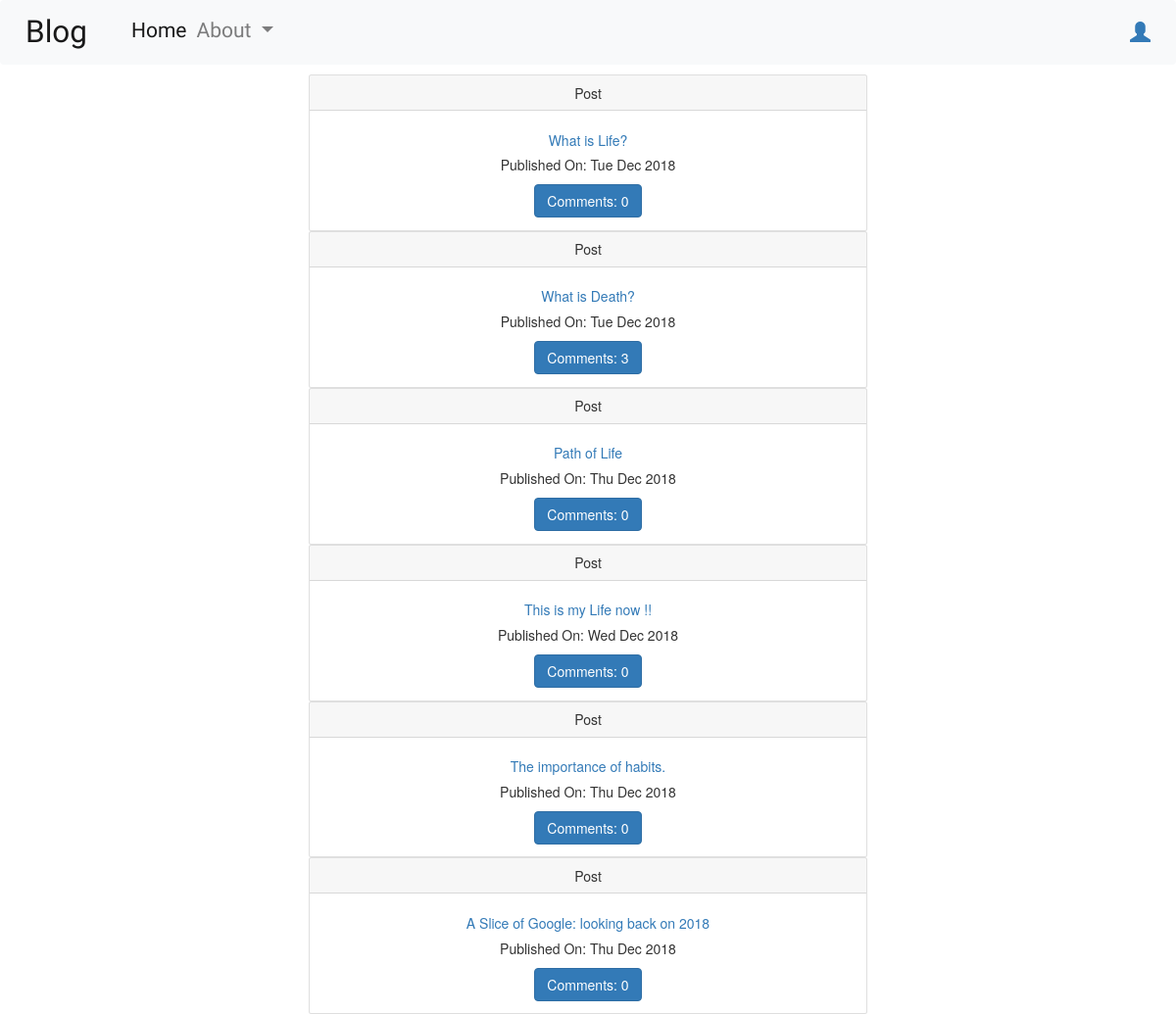
Before: /accounts/profile/ with the older database file.
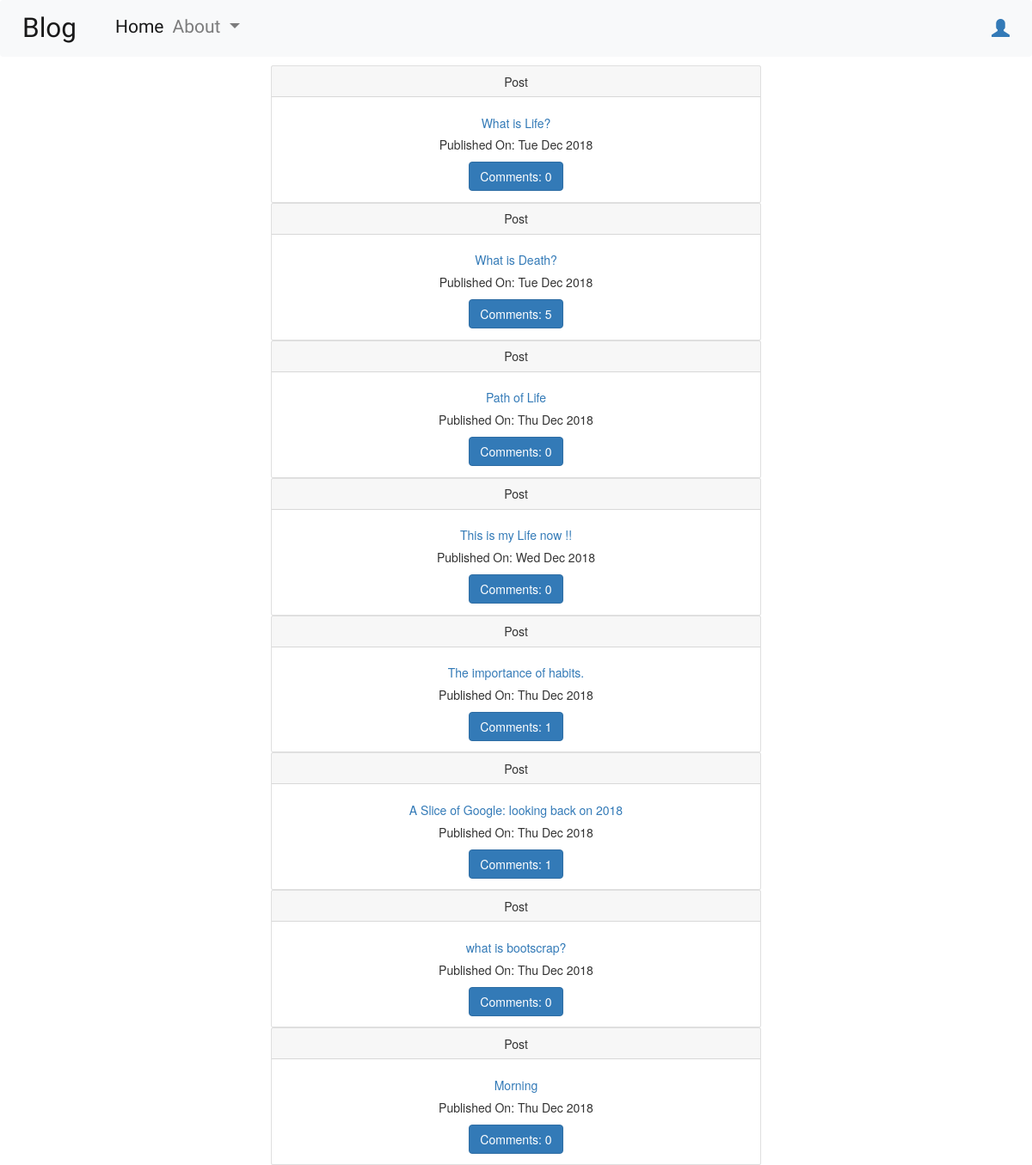
After: the same page with the newer database file.
### Blog/models.py (models this page shows, shortened)
class Post(models.Model):
    author = models.ForeignKey("auth.User", on_delete=models.CASCADE)
    title = models.CharField(max_length = 100)
    text = models.TextField()
    create_date = models.DateTimeField(default=timezone.now())
    published_date = models.DateTimeField(blank=True, null=True)
    def approved_comments(self):
        return self.comments.filter(approved_comment = True)

### Blog/views.py (the view)
# urls.py: url(r"accounts/profile/$", views.PostListView.as_view(),name = "Post_List_Page"),
class PostListView(ListView):
    context_object_name = "post_list"
    model = Post
    def get_queryset(self):
        return Post.objects.filter(published_date__isnull = False).order_by("create_date")

### Blog/templates/Blog/post_list.html
{% extends "Blog/base.html" %}
{% block body_block %}
<div class="container" align="center" style="width:600px;">
  {% for post in post_list %}
    <div class="card">
      <div class="card-header">
        Post
      </div>
      <div class="card-body">
        <h5 class="card-title"><a href="{% url 'Blog:Post_Detail_Page' pk=post.pk %}">{{post.title}}</a></h5>
        {% if post.published_date %}
        <p class="card-text" >Published On: {{post.published_date|date:"D M Y"}}</p>
        {% endif%}
        <a class="btn btn-primary" href="{% url 'Blog:Post_Detail_Page' pk=post.pk %}">Comments: {{ post.approved_comments.count}}</a>
      </div>
    </div>
  {% empty %}
      No Posts
  {% endfor %}
</div>
{% endblock %}

Changed rows visible on the page:
computed for Post "What is Death?": approved_comments.count "3" → "5"
computed for Post "The importance of habits.": approved_comments.count "0" → "1"
computed for Post "A Slice of Google: looking back on 2018": approved_comments.count "0" → "1"
now on this page (row edited): Post: title "what is bootscrap?", published_date "Thu Dec 2018", approved_comments.count "0"
added Post: title "Morning", published_date "Thu Dec 2018", approved_comments.count "0"
